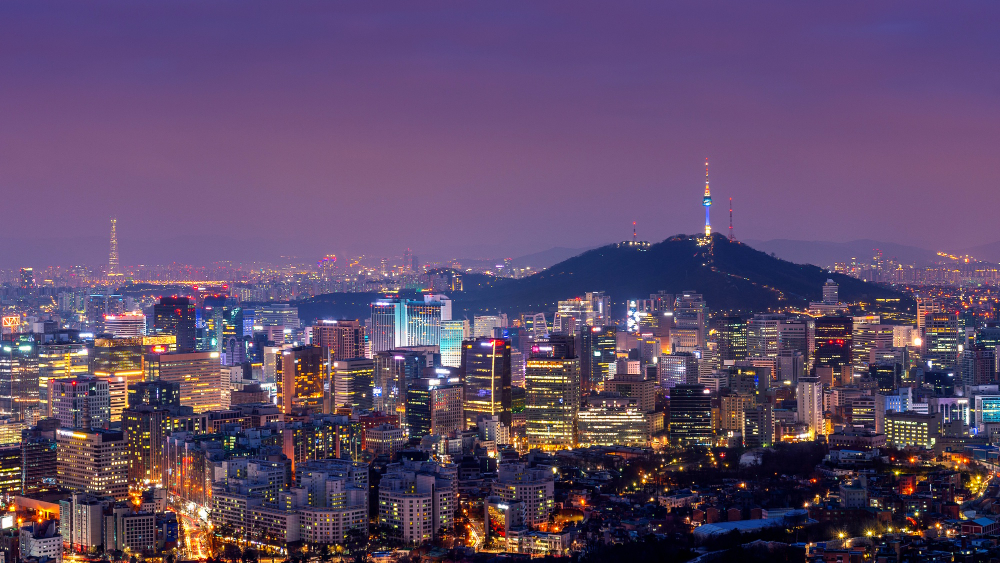
#> input picture image/image_1.jpg, 1000 x 563 px, found by its file name
$ jupyter execute homework1.ipynb
#> lines starting #> are read from the running program, lines starting #| are printed output that depends on the picture; after the words box and inside, x2 and y2 are one past the last pixel; in counts of white or black regions, pixels touching at a corner belong together
[cell 1]
import cv2
import numpy as np

[cell 2]
color_info = 2 # 0 = B, 1 = G, 2 = R
font = cv2.FONT_HERSHEY_SIMPLEX
img = cv2.imread('image_1.jpg')
#> img is the input picture: shape (563, 1000, 3); mean B, G, R 106.5, 74.5, 95.3
drawing = False
start_x, start_y = -1, -1
end_x, end_y = -1, -1

[cell 3]
def nothing(x):
    pass

def draw_circle(event,x,y,flags,param):
    global start_x, start_y,end_x, end_y,drawing,img
    if event == cv2.EVENT_LBUTTONDOWN:
        drawing = True
        start_x, start_y = x, y
        end_x, end_y = -1, -1
    elif event == cv2.EVENT_MOUSEMOVE:
        if drawing == True:
            end_x, end_y = x,y
        if end_x == -1 and end_y == -1:
            start_x, start_y = x, y
    elif event == cv2.EVENT_LBUTTONUP:
        drawing = False

[cell 4]
cv2.namedWindow('image')
cv2.createTrackbar('value','image',0,255,nothing)
cv2.setMouseCallback('image',draw_circle)

while(1):
    cv2.imshow('image',img)

    color = cv2.getTrackbarPos('value','image')
    img = cv2.imread('image_1.jpg')

    y1, y2 = min(start_y, end_y), max(start_y, end_y)
    x1, x2 = min(start_x, end_x), max(start_x, end_x)
    img[y1:y2, x1:x2, color_info] = [255 - color]

    test = 'Mouse position ('+str(max(0, start_x))+', '+str(max(0, start_y))+') ('+str(max(0, end_x))+', '+str(max(0, end_y))+') - '+str(color)+ ' - '+ str(color_info)
    cv2.putText(img,test,(10,30), font, 0.7,(255,255,255),1,cv2.LINE_AA)
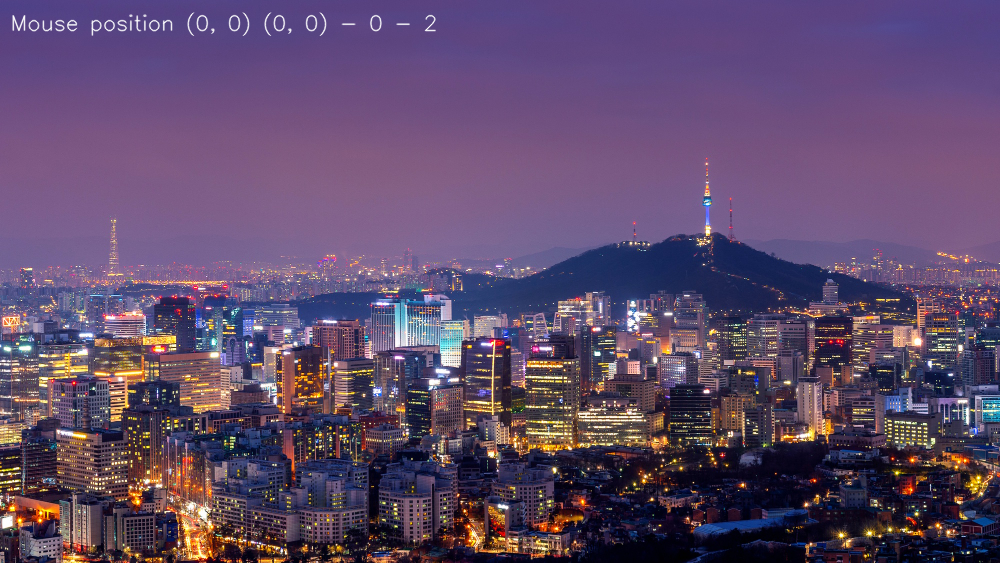
#> img: shape (563, 1000, 3); 0.4% of pixels changed, all inside (x1, y1, x2, y2) = (12, 12, 436, 36)

    k = cv2.waitKey(1) & 0xFF
#> (key Esc is pressed here)
    if k == 27:
        break
cv2.destroyAllWindows()
